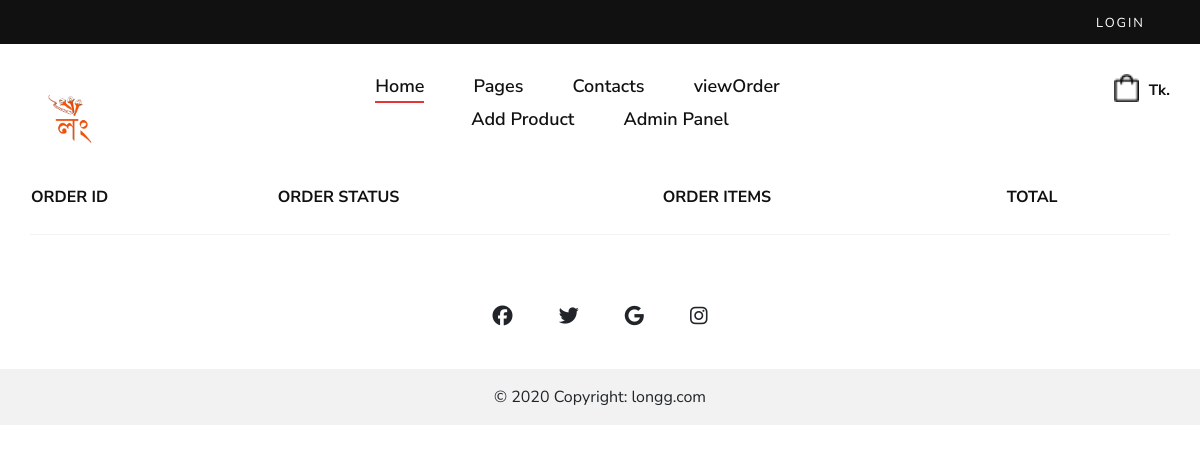
The app's page /myorder/2, older data.
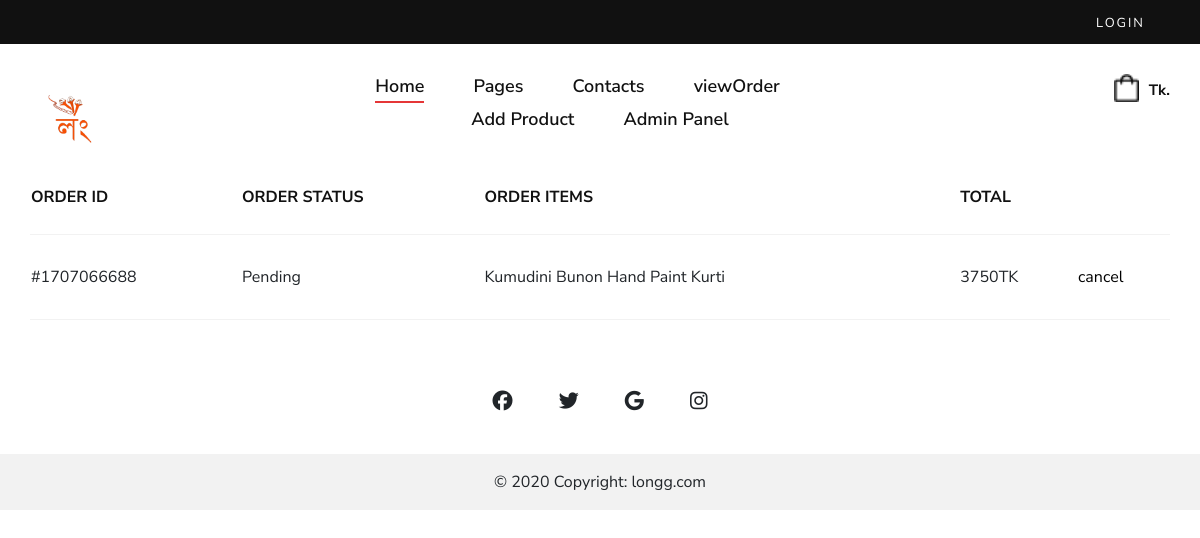
The same page, newer data.
### shop/models.py (models this page shows, shortened)
class Order(models.Model):
    STATUS_CHOICES = [
        ('not_confirm','not_confirm'),
        ('Pending', 'Pending'),
        ('Processing', 'Processing'),
        ('Shipped', 'Shipped'),
        ('Delivered', 'Delivered'),
        ('Cancelled', 'Cancelled'),
    ]
    user=models.ForeignKey(UserProfile,on_delete=models.SET_NULL,null=True)
    status = models.CharField(max_length=20, choices=STATUS_CHOICES, default='Pending')
    items = models.ManyToManyField('Product', through='OrderItem')
    created_at=models.DateTimeField(default=now,blank=True)
    complete=models.BooleanField(default=False,blank=True)
    order_id=models.CharField(max_length=20,null=True,blank=True)
    coupon=models.BooleanField(default=False,null=True,blank=True)
    coupon_percentange=models.PositiveIntegerField(default=0,null=True,blank=True)
    cancel_reason=models.TextField(null=True,blank=True)
    def __str__(self):
        return str(f'{self.user} order')
    @property
    def get_total(self):
        order_items = OrderItem.objects.filter(order=self)
        total = sum(item.item_total for item in order_items)
        if self.coupon:
            total-=total*(self.coupon_percentange/100)
        return int(total)

class OrderItem(models.Model):
    product=models.ForeignKey(Product,on_delete=models.CASCADE,null=True)
    quantity=models.IntegerField(default=0)
    order = models.ForeignKey(Order, related_name='order_items',null=True, on_delete=models.CASCADE)
    size=models.CharField(max_length=10,blank=True,null=True)
    @property
    def item_total(self):
        total=self.product.price*self.quantity
        return total

class Product(models.Model):
    name=models.CharField(max_length=100)
    product_code=models.CharField(max_length=100,null=True,blank=True)
    description=models.TextField(null=True,blank=True)
    price = models.IntegerField(default=0)
    productCategory = models.ManyToManyField(ProductCategory)
    image=models.ImageField(upload_to='product-image/',blank=True,null=True)
    image2=models.ImageField(upload_to='product-image/',blank=True,null=True)
    image3=models.ImageField(upload_to='product-image/',blank=True,null=True)
    image4=models.ImageField(upload_to='product-image/',blank=True,null=True)
    arrive_at=models.DateTimeField(default=now,blank=True)
    new_arrival=models.BooleanField(default=False,blank=True)
    tags = TaggableManager()
    in_stock=models.BooleanField(default=True,blank=True)

### shop/views.py (the view)
# urls.py: path('myorder/<int:pk>',profile, name="profile"),
def profile(request,pk):
    user=UserProfile.objects.get(id=pk)
    orders=Order.objects.filter(user=user).order_by('-created_at')
    print(user)
    print(orders)
    context={
        'orders':orders,
        'userProfile':user
    }
    return render(request,'shop/profile.html',context)

### shop/models.py (called while the page is built)
    def __str__(self):
        return str(self.user)

### shop/templates/shop/profile.html
{% extends 'shop/main.html' %}
{% block body %}
<div class="container">
  <div class="row">
    <div class="col-lg-12">
      <div class="shopping__cart__table">
        <table>
            <thead>
                <tr>
                  <th>Order Id</th>
                  <th>Order status</th>
                  <th>Order items</th>
                  <th>Total</th>
                </tr>
            </thead>
            <tbody>
              {% for order in orders %}
              {% if order.status != 'not_confirm' %}
                  <tr>
                      <td>#{{ order.order_id }}</td>
                      <td>{{ order.status }}</td>
                      <td>
                          {% for item in order.order_items.all %}
                              {{ item.product.name }}
                          {% endfor %}
                      </td>
                      <td>{{ order.get_total }}TK</td>
                      {% if order.status == 'Pending' %}
                      <td><a href="{% url 'order_cancel' pk=order.id %}" style="text-decoration: none; color: black;">cancel</a></td>
                      {% else %}
                      <td><a href="" style="text-decoration: none; color: black; opacity: .5;">cancel</a></td>
                      {% endif %}
                  </tr>
              {% endif %}
          {% endfor %}
            </tbody>
        </table>
      </div>
    </div>
  </div>
</div>
{% endblock %}

Row changes from the older to the newer data that the page shows:
now on this page (row edited): Order: order_id "1707066688", status "Pending", get_total "3750", shows "cancel"
added OrderItem: product.name "Kumudini"
added OrderItem: product.name "Bunon"
added OrderItem: product.name "Hand Paint Kurti"
